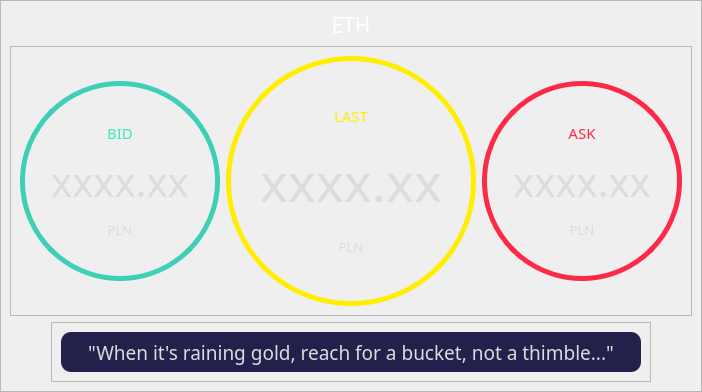
                  <widget class="QWidget" name="page_ETH">
                   <layout class="QVBoxLayout" name="verticalLayout_5">
                    <property name="spacing">
                     <number>0</number>
                    </property>
                    <property name="leftMargin">
                     <number>0</number>
                    </property>
                    <property name="topMargin">
                     <number>0</number>
                    </property>
                    <property name="rightMargin">
                     <number>0</number>
                    </property>
                    <property name="bottomMargin">
                     <number>0</number>
                    </property>
                    <item>
                     <widget class="QFrame" name="frame_content_home">
                      <property name="frameShape">
                       <enum>QFrame::StyledPanel</enum>
                      </property>
                      <property name="frameShadow">
                       <enum>QFrame::Raised</enum>
                      </property>
                      <layout class="QVBoxLayout" name="verticalLayout_9">
                       <item>
                        <widget class="QLabel" name="label_33">
                         <property name="maximumSize">
                          <size>
                           <width>16777215</width>
                           <height>100</height>
                          </size>
                         </property>
                         <property name="font">
                          <font>
                           <family>Gill Sans Nova Light</family>
                           <pointsize>16</pointsize>
                          </font>
                         </property>
                         <property name="styleSheet">
                          <string notr="true">QLabel{
color: rgb(255, 255, 255);
}</string>
                         </property>
                         <property name="text">
                          <string>ETH</string>
                         </property>
                         <property name="alignment">
                          <set>Qt::AlignCenter</set>
                         </property>
                        </widget>
                       </item>
                       <item alignment="Qt::AlignVCenter">
                        <widget class="QFrame" name="frame_infos">
                         <property name="frameShape">
                          <enum>QFrame::StyledPanel</enum>
                         </property>
                         <property name="frameShadow">
                          <enum>QFrame::Raised</enum>
                         </property>
                         <layout class="QHBoxLayout" name="horizontalLayout_4">
                          <item>
                           <widget class="QFrame" name="frame_circle_1">
                            <property name="minimumSize">
                             <size>
                              <width>200</width>
                              <height>200</height>
                             </size>
                            </property>
                            <property name="maximumSize">
                             <size>
                              <width>200</width>
                              <height>200</height>
                             </size>
                            </property>
                            <property name="styleSheet">
                             <string notr="true">QFrame{
border: 5px solid rgb(63, 207, 180);
border-radius: 100px;
}
QFrame:hover {
border: 5px solid rgb(118, 152, 146)

}</string>
                            </property>
                            <property name="frameShape">
                             <enum>QFrame::StyledPanel</enum>
                            </property>
                            <property name="frameShadow">
                             <enum>QFrame::Raised</enum>
                            </property>
                            <layout class="QVBoxLayout" name="verticalLayout_6">
                             <property name="spacing">
                              <number>10</number>
                             </property>
                             <property name="leftMargin">
                              <number>10</number>
                             </property>
                             <property name="topMargin">
                              <number>35</number>
                             </property>
                             <property name="rightMargin">
                              <number>10</number>
                             </property>
                             <property name="bottomMargin">
                              <number>35</number>
                             </property>
                             <item>
                              <widget class="QLabel" name="label">
                               <property name="font">
                                <font>
                                 <family>Bahnschrift Light</family>
                                 <pointsize>11</pointsize>
                                </font>
                               </property>
                               <property name="styleSheet">
                                <string notr="true">border: none;
color: rgb(60, 231, 195);</string>
                               </property>
                               <property name="text">
                                <string>BID</string>
                               </property>
                               <property name="alignment">
                                <set>Qt::AlignCenter</set>
                               </property>
                              </widget>
                             </item>
                             <item>
                              <widget class="QLabel" name="label_bid_ETH">
                               <property name="font">
                                <font>
                                 <family>Bahnschrift Light</family>
                                 <pointsize>30</pointsize>
                                </font>
                               </property>
                               <property name="styleSheet">
                                <string notr="true">border: none;
color: rgb(220,220,220);</string>
                               </property>
                               <property name="text">
                                <string>xxxx.xx</string>
                               </property>
                               <property name="alignment">
                                <set>Qt::AlignCenter</set>
                               </property>
                              </widget>
                             </item>
                             <item>
                              <widget class="QLabel" name="label_4">
                               <property name="font">
                                <font>
                                 <family>Bahnschrift Light</family>
                                 <pointsize>10</pointsize>
                                </font>
                               </property>
                               <property name="styleSheet">
                                <string notr="true">border: none;
color: rgb(220,220,220);</string>
                               </property>
                               <property name="text">
                                <string>PLN</string>
                               </property>
                               <property name="alignment">
                                <set>Qt::AlignCenter</set>
                               </property>
                              </widget>
                             </item>
                            </layout>
                           </widget>
                          </item>
                          <item>
                           <widget class="QFrame" name="frame_circle_2">
                            <property name="minimumSize">
                             <size>
                              <width>250</width>
                              <height>250</height>
                             </size>
                            </property>
                            <property name="maximumSize">
                             <size>
                              <width>250</width>
                              <height>250</height>
                             </size>
                            </property>
                            <property name="styleSheet">
                             <string notr="true">QFrame{
border: 5px solid rgb(255, 238, 0);
border-radius: 125px;
}
QFrame:hover {
border: 5px solid rgb(105, 95, 148)

}</string>
                            </property>
                            <property name="frameShape">
                             <enum>QFrame::StyledPanel</enum>
                            </property>
                            <property name="frameShadow">
                             <enum>QFrame::Raised</enum>
                            </property>
                            <layout class="QVBoxLayout" name="verticalLayout_7">
                             <property name="spacing">
                              <number>10</number>
                             </property>
                             <property name="leftMargin">
                              <number>10</number>
                             </property>
                             <property name="topMargin">
                              <number>35</number>
                             </property>
                             <property name="rightMargin">
                              <number>10</number>
                             </property>
                             <property name="bottomMargin">
                              <number>35</number>
                             </property>
                             <item>
                              <widget class="QLabel" name="label_5">
                               <property name="font">
                                <font>
                                 <family>Bahnschrift Light</family>
                                 <pointsize>11</pointsize>
                                </font>
                               </property>
                               <property name="styleSheet">
                                <string notr="true">border: none;
color: rgb(255, 238, 0);</string>
                               </property>
                               <property name="text">
                                <string>LAST</string>
                               </property>
                               <property name="alignment">
                                <set>Qt::AlignCenter</set>
                               </property>
                              </widget>
                             </item>
                             <item>
                              <widget class="QLabel" name="label_last_ETH">
                               <property name="font">
                                <font>
                                 <family>Bahnschrift Light</family>
                                 <pointsize>40</pointsize>
                                </font>
                               </property>
                               <property name="styleSheet">
                                <string notr="true">border: none;
color: rgb(220,220,220);</string>
                               </property>
                               <property name="text">
                                <string>xxxx.xx</string>
                               </property>
                               <property name="alignment">
                                <set>Qt::AlignCenter</set>
                               </property>
                              </widget>
                             </item>
                             <item>
                              <widget class="QLabel" name="label_8">
                               <property name="font">
                                <font>
                                 <family>Bahnschrift Light</family>
                                 <pointsize>10</pointsize>
                                </font>
                               </property>
                               <property name="styleSheet">
                                <string notr="true">border: none;
color: rgb(220,220,220);</string>
                               </property>
                               <property name="text">
                                <string>PLN</string>
                               </property>
                               <property name="alignment">
                                <set>Qt::AlignCenter</set>
                               </property>
                              </widget>
                             </item>
                            </layout>
                           </widget>
                          </item>
                          <item>
                           <widget class="QFrame" name="frame_circle_3">
                            <property name="minimumSize">
                             <size>
                              <width>200</width>
                              <height>200</height>
                             </size>
                            </property>
                            <property name="maximumSize">
                             <size>
                              <width>200</width>
                              <height>200</height>
                             </size>
                            </property>
                            <property name="styleSheet">
                             <string notr="true">QFrame{
border: 5px solid rgb(253, 42, 71);
border-radius: 100px;
}
QFrame:hover {
border: 5px solid rgb(170, 125, 131)

}</string>
                            </property>
                            <property name="frameShape">
                             <enum>QFrame::StyledPanel</enum>
                            </property>
                            <property name="frameShadow">
                             <enum>QFrame::Raised</enum>
                            </property>
                            <layout class="QVBoxLayout" name="verticalLayout_8">
                             <property name="spacing">
                              <number>10</number>
                             </property>
                             <property name="leftMargin">
                              <number>10</number>
                             </property>
                             <property name="topMargin">
                              <number>35</number>
                             </property>
                             <property name="rightMargin">
                              <number>10</number>
                             </property>
                             <property name="bottomMargin">
                              <number>35</number>
                             </property>
                             <item>
                              <widget class="QLabel" name="label_9">
                               <property name="font">
                                <font>
                                 <family>Bahnschrift Light</family>
                                 <pointsize>11</pointsize>
                                </font>
                               </property>
                               <property name="styleSheet">
                                <string notr="true">border: none;
color: rgb(253, 42, 71);</string>
                               </property>
                               <property name="text">
                                <string>ASK</string>
                               </property>
                               <property name="alignment">
                                <set>Qt::AlignCenter</set>
                               </property>
                              </widget>
                             </item>
                             <item>
                              <widget class="QLabel" name="label_ask_ETH">
                               <property name="font">
                                <font>
                                 <family>Bahnschrift Light</family>
                                 <pointsize>30</pointsize>
                                </font>
                               </property>
                               <property name="styleSheet">
                                <string notr="true">border: none;
color: rgb(220,220,220);</string>
                               </property>
                               <property name="text">
                                <string>xxxx.xx</string>
                               </property>
                               <property name="alignment">
                                <set>Qt::AlignCenter</set>
                               </property>
                              </widget>
                             </item>
                             <item>
                              <widget class="QLabel" name="label_12">
                               <property name="font">
                                <font>
                                 <family>Bahnschrift Light</family>
                                 <pointsize>10</pointsize>
                                </font>
                               </property>
                               <property name="styleSheet">
                                <string notr="true">border: none;
color: rgb(220,220,220);</string>
                               </property>
                               <property name="text">
                                <string>PLN</string>
                               </property>
                               <property name="alignment">
                                <set>Qt::AlignCenter</set>
                               </property>
                              </widget>
                             </item>
                            </layout>
                           </widget>
                          </item>
                         </layout>
                        </widget>
                       </item>
                       <item alignment="Qt::AlignHCenter">
                        <widget class="QFrame" name="frame_text">
                         <property name="minimumSize">
                          <size>
                           <width>600</width>
                           <height>0</height>
                          </size>
                         </property>
                         <property name="maximumSize">
                          <size>
                           <width>16777215</width>
                           <height>100</height>
                          </size>
                         </property>
                         <property name="frameShape">
                          <enum>QFrame::StyledPanel</enum>
                         </property>
                         <property name="frameShadow">
                          <enum>QFrame::Raised</enum>
                         </property>
                         <layout class="QVBoxLayout" name="verticalLayout_10">
                          <item>
                           <widget class="QLabel" name="label_13">
                            <property name="minimumSize">
                             <size>
                              <width>0</width>
                              <height>40</height>
                             </size>
                            </property>
                            <property name="maximumSize">
                             <size>
                              <width>600</width>
                              <height>50</height>
                             </size>
                            </property>
                            <property name="font">
                             <font>
                              <family>Bahnschrift Light</family>
                              <pointsize>14</pointsize>
                              <weight>50</weight>
                              <bold>false</bold>
                             </font>
                            </property>
                            <property name="toolTip">
                             <string>&quot;Kiedy pada złoto, siębgnij po wiadro, a nie po naparstek...&quot;</string>
                            </property>
                            <property name="styleSheet">
                             <string notr="true">color: rgb(220, 220, 220);
background-color: rgb(35, 33, 75);
border-radius: 10px;</string>
                            </property>
                            <property name="text">
                             <string>&quot;When it's raining gold, reach for a bucket, not a thimble...&quot;</string>
                            </property>
                            <property name="alignment">
                             <set>Qt::AlignCenter</set>
                            </property>
                           </widget>
                          </item>
                         </layout>
                        </widget>
                       </item>
                      </layout>
                     </widget>
                    </item>
                   </layout>
                  </widget>
